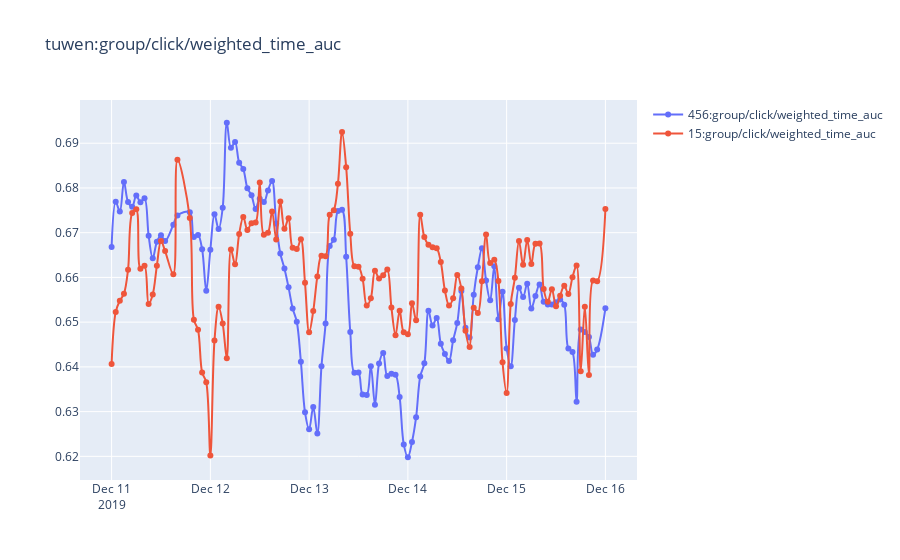

Source (notebook cell):
### Code cell
compare(df, 'group/click/weighted_time_auc')
